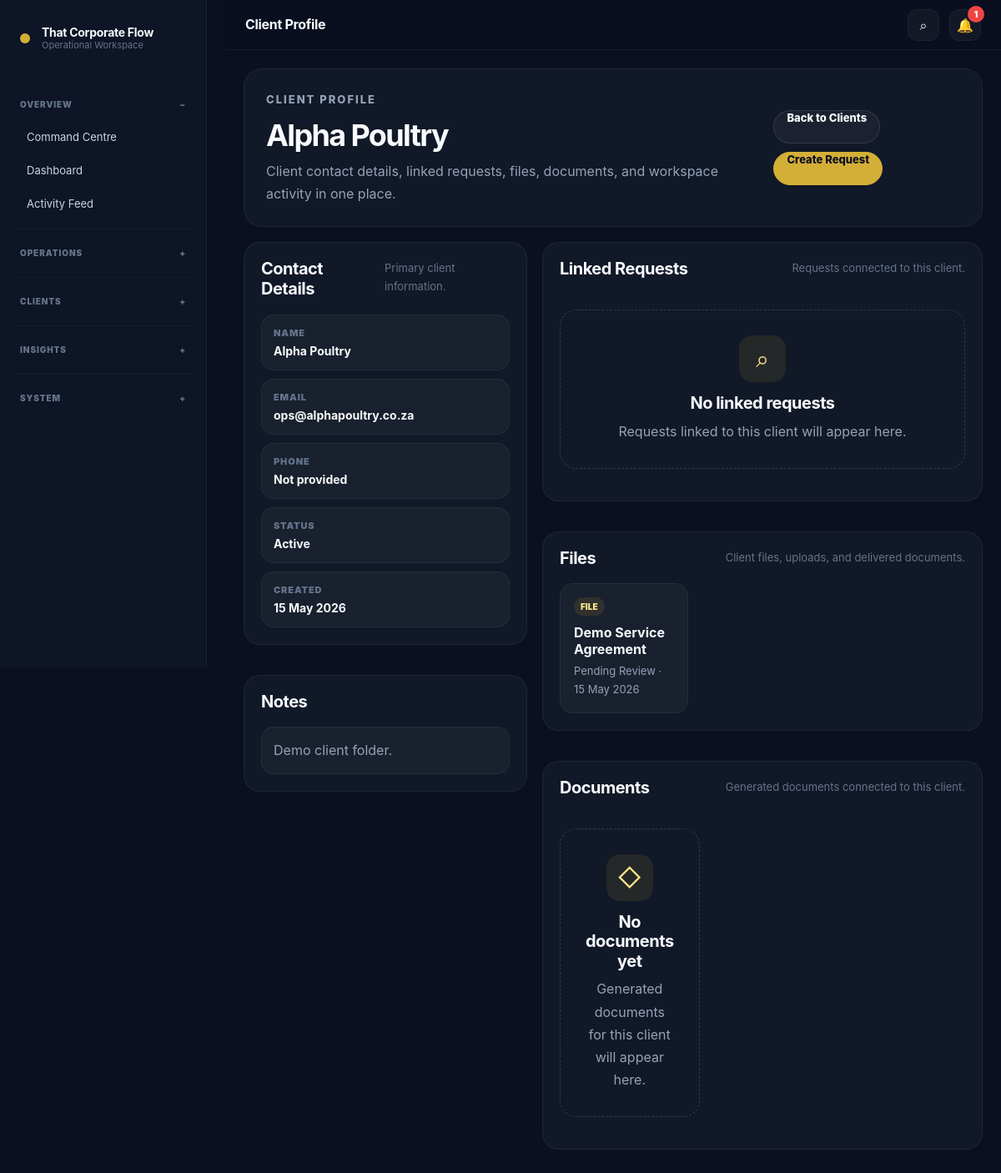
/clients/profile/2/ (signed in), run on the app's committed database.
### clients/models.py (models this page shows, shortened)
class ClientFolder(models.Model):
    owner = models.ForeignKey(
        settings.AUTH_USER_MODEL,
        on_delete=models.CASCADE,
        related_name='client_folders',
        blank=True,
        null=True
    )
    client_name = models.CharField(max_length=200)
    client_email = models.EmailField(blank=True, null=True)
    folder_path = models.CharField(max_length=500, blank=True)
    notes = models.TextField(blank=True)
    created_at = models.DateTimeField(default=timezone.now)

class ClientFile(models.Model):
    SUBFOLDER_CHOICES = [
        ('contracts', 'Contracts'),
        ('invoices', 'Invoices'),
        ('quotations', 'Quotations'),
        ('proposals', 'Proposals'),
        ('reports', 'Reports'),
        ('certificates', 'Certificates'),
        ('general', 'General'),
    ]
    STATUS_CHOICES = [
        ('pending', 'Pending Review'),
        ('approved', 'Approved'),
        ('rejected', 'Rejected'),
        ('changes_requested', 'Needs Changes'),
    ]
    client_folder = models.ForeignKey(
        ClientFolder,
        on_delete=models.CASCADE,
        related_name='files'
    )
    title = models.CharField(max_length=255)
    subfolder = models.CharField(
        max_length=50,
        choices=SUBFOLDER_CHOICES,
        default='general'
    )
    uploaded_file = models.FileField(
        upload_to='client_uploads/'
    )
    status = models.CharField(
        max_length=40,
        choices=STATUS_CHOICES,
        default='pending'
    )
    approved_by = models.ForeignKey(
        settings.AUTH_USER_MODEL,
        on_delete=models.SET_NULL,
        blank=True,
        null=True,
        related_name='approved_files'
    )
    approved_at = models.DateTimeField(
        blank=True,
        null=True
    )
    is_archived = models.BooleanField(default=False)
    archived_at = models.DateTimeField(
        blank=True,
        null=True
    )
    uploaded_at = models.DateTimeField(default=timezone.now)

### clients/views.py (the view)
# urls.py: path('profile/<int:folder_id>/', views.client_profile, name='client_profile'),
@login_required
def client_profile(request, folder_id):
    folder = get_accessible_folder_or_404(request.user, folder_id)
    files = folder.files.all().order_by('-uploaded_at')
    active_files = files.filter(is_archived=False)
    archived_files = files.filter(is_archived=True)
    service_requests = folder.service_requests.select_related(
        'submitted_by',
        'assigned_to',
        'reviewed_by',
    ).prefetch_related(
        'responses'
    ).all().order_by('-created_at')
    linked_documents = []
    for item in service_requests:
        if item.linked_document:
            linked_documents.append(item.linked_document)
    recent_comments = []
    for file in files:
        for comment in file.comments.select_related('author').all().order_by('-created_at')[:3]:
            recent_comments.append(comment)
    recent_comments = sorted(
        recent_comments,
        key=lambda item: item.created_at,
        reverse=True
    )[:8]
    stats = {
        'total_files': files.count(),
        'active_files': active_files.count(),
        'archived_files': archived_files.count(),
        'approved_files': files.filter(status='approved').count(),
        'pending_files': files.filter(status='pending').count(),
        'requests': service_requests.count(),
        'completed_requests': service_requests.filter(status='completed').count(),
        'pending_requests': service_requests.exclude(status='completed').count(),
        'documents': len(linked_documents),
    }
    return render(request, 'clients/client_profile.html', {
        'folder': folder,
        'files': files[:10],
        'active_files': active_files[:10],
        'archived_files': archived_files[:10],
        'service_requests': service_requests[:10],
        'linked_documents': linked_documents[:10],
        'recent_comments': recent_comments,
        'stats': stats,
        'can_manage_all': can_manage_all_folders(request.user),
        'can_upload_file': can_upload_files(request.user),
        'can_reassign_folder': can_reassign_folders(request.user),
    })

### accounts/permissions.py (called while the page is built)
def is_admin(user):
    return user.is_authenticated and (
        user.is_superuser or
        user.is_staff or
        get_user_role(user) == 'admin'
    )

def can_manage_all_folders(user):
    return is_admin(user) or is_operations(user) or is_finance(user)

def can_reassign_folders(user):
    return is_admin(user) or is_operations(user)

def can_upload_files(user):
    return is_admin(user) or is_operations(user) or is_finance(user) or is_client(user)

### clients/views.py (called while the page is built)
def get_accessible_folder_or_404(user, folder_id):
    if can_manage_all_folders(user):
        return get_object_or_404(ClientFolder, id=folder_id)
    return get_object_or_404(ClientFolder, id=folder_id, owner=user)

### notifications/context_processors.py (called while the page is built)
def unread_notifications(request):
    if request.user.is_authenticated:
        count = request.user.notifications.filter(is_read=False).count()
    else:
        count = 0
    return {
        'unread_notification_count': count,
    }

### templates/clients/client_profile.html
﻿{% extends 'base.html' %}
{% block page_title %}
Client Profile
{% endblock %}
{% block content %}
<section class='client-profile-hero'>
    <div>
        <p class='eyebrow'>Client Profile</p>
        <h2>{{ folder.client_name }}</h2>
        <p>
            Client contact details, linked requests, files, documents,
            and workspace activity in one place.
        </p>
    </div>
    <div class='client-clean-actions'>
        <a class='btn secondary' href='{% url "client_folder_list" %}'>Back to Clients</a>
        <a class='btn primary' href='{% url "create_request" %}'>Create Request</a>
    </div>
</section>
<section class='client-profile-layout'>
    <aside class='client-profile-side'>
        <section class='client-clean-panel'>
            <div class='panel-header'>
                <h3>Contact Details</h3>
                <p>Primary client information.</p>
            </div>
            <div class='client-detail-list'>
                <div>
                    <span>Name</span>
                    <strong>{{ folder.client_name }}</strong>
                </div>
                <div>
                    <span>Email</span>
                    <strong>{{ folder.client_email|default:'Not provided' }}</strong>
                </div>
                <div>
                    <span>Phone</span>
                    <strong>{{ folder.client_phone|default:'Not provided' }}</strong>
                </div>
                <div>
                    <span>Status</span>
                    <strong>{{ folder.get_status_display|default:'Active' }}</strong>
                </div>
                <div>
                    <span>Created</span>
                    <strong>{{ folder.created_at|date:'d M Y' }}</strong>
                </div>
            </div>
        </section>
        <section class='client-clean-panel'>
            <div class='panel-header'>
                <h3>Notes</h3>
            </div>
            {% if folder.notes %}
                <p class='client-note-box'>{{ folder.notes }}</p>
            {% else %}
                <div class='clean-empty-state compact-empty'>
                    <h3>No notes</h3>
                    <p>Client notes will appear here once added.</p>
                </div>
            {% endif %}
        </section>
    </aside>
    <div class='client-profile-main'>
        <section class='client-clean-panel'>
            <div class='panel-header'>
                <h3>Linked Requests</h3>
                <p>Requests connected to this client.</p>
            </div>
            <div class='client-list'>
                {% for request_item in requests %}
                    <a class='client-list-link' href='{% url "request_detail" request_item.id %}'>
                        <div>
                            <strong>{{ request_item.title }}</strong>
                            <p>{{ request_item.get_request_type_display }} · {{ request_item.created_at|date:'d M Y' }}</p>
                        </div>
                        <span class='status-pill status-{{ request_item.status }}'>
                            {{ request_item.get_status_display }}
                        </span>
                    </a>
                {% empty %}
                    <div class='clean-empty-state'>
                        <div class='empty-icon'>⌕</div>
                        <h3>No linked requests</h3>
                        <p>Requests linked to this client will appear here.</p>
                    </div>
                {% endfor %}
            </div>
        </section>
        <section class='client-clean-panel'>
            <div class='panel-header'>
                <h3>Files</h3>
                <p>Client files, uploads, and delivered documents.</p>
            </div>
            <div class='client-file-grid'>
                {% for file in files %}
                    <a class='client-file-card' href='{% url "preview_client_file" file.id %}'>
                        <span>FILE</span>
                        <strong>{{ file.title }}</strong>
                        <p>{{ file.get_status_display }} · {{ file.uploaded_at|date:'d M Y' }}</p>
                    </a>
                {% empty %}
                    <div class='clean-empty-state'>
                        <div class='empty-icon'>□</div>
                        <h3>No files yet</h3>
                        <p>Client files and uploaded deliverables will appear here.</p>
                    </div>
                {% endfor %}
            </div>
        </section>
        <section class='client-clean-panel'>
            <div class='panel-header'>
                <h3>Documents</h3>
                <p>Generated documents connected to this client.</p>
            </div>
            <div class='client-file-grid'>
                {% for document in documents %}
                    <a class='client-file-card' href='{% url "download_document" document.id %}'>
                        <span>DOC</span>
                        <strong>{{ document.title }}</strong>
                        <p>{{ document.document_type }} · {{ document.created_at|date:'d M Y' }}</p>
                    </a>
                {% empty %}
                    <div class='clean-empty-state'>
                        <div class='empty-icon'>◇</div>
                        <h3>No documents yet</h3>
                        <p>Generated documents for this client will appear here.</p>
                    </div>
                {% endfor %}
            </div>
        </section>
    </div>
</section>
{% endblock %}

### static/css/final_cleanup.css (style rules this page uses)
body { background: var(--bg); color: var(--text); }
h2 { font-size: clamp(28px, 3vw, 44px) !important; line-height: 1.08 !important; letter-spacing: -0.04em !important; font-weight: 750 !important; }
h3 { font-size: clamp(20px, 2vw, 28px) !important; line-height: 1.2 !important; letter-spacing: -0.025em !important; }
p { line-height: 1.72; }
.empty-state, .empty-panel, .compact-empty, .table-empty-state, .clean-empty-state { padding: 38px; border-radius: 24px; background: var(--panel); border: 1px dashed var(--border-soft); text-align: center; margin: 18px 0; }
.empty-state h3, .empty-panel h3, .compact-empty h3, .table-empty-state h3, .clean-empty-state h3 { margin: 0 0 10px; color: var(--text); font-size: 24px !important; letter-spacing: -0.03em; }
.empty-state p, .empty-panel p, .compact-empty p, .table-empty-state p, .clean-empty-state p { margin: 0 auto; color: var(--muted); line-height: 1.7; max-width: 620px; }
.empty-icon { width: 70px; height: 70px; margin: 0 auto 18px; border-radius: 20px; display: grid; place-items: center; background: rgba(255,255,255,0.04); color: var(--gold); font-size: 28px; }
.btn, .mini-btn, .public-btn, .slack-btn { box-shadow: none !important; }
.btn.primary, .public-btn.primary, .slack-btn.primary { background: var(--gold) !important; color: #0a0f1c !important; border-color: var(--gold) !important; }
.btn.secondary, .public-btn.secondary, .slack-btn.secondary { background: rgba(255,255,255,0.04) !important; color: var(--text) !important; border-color: rgba(255,255,255,0.12) !important; }

### data on the page
ClientFolder: client_name "Alpha Poultry", client_email "ops@alphapoultry.co.za", created_at "15 May 2026", notes "Demo client folder."
ClientFile: title "Demo Service Agreement", status "Pending Review", uploaded_at "15 May 2026"

### other printed values
{{ unread_notification_count }} "1"
{{ folder.client_phone|default:'Not provided' }} "Not provided"
{{ folder.get_status_display|default:'Active' }} "Active"
